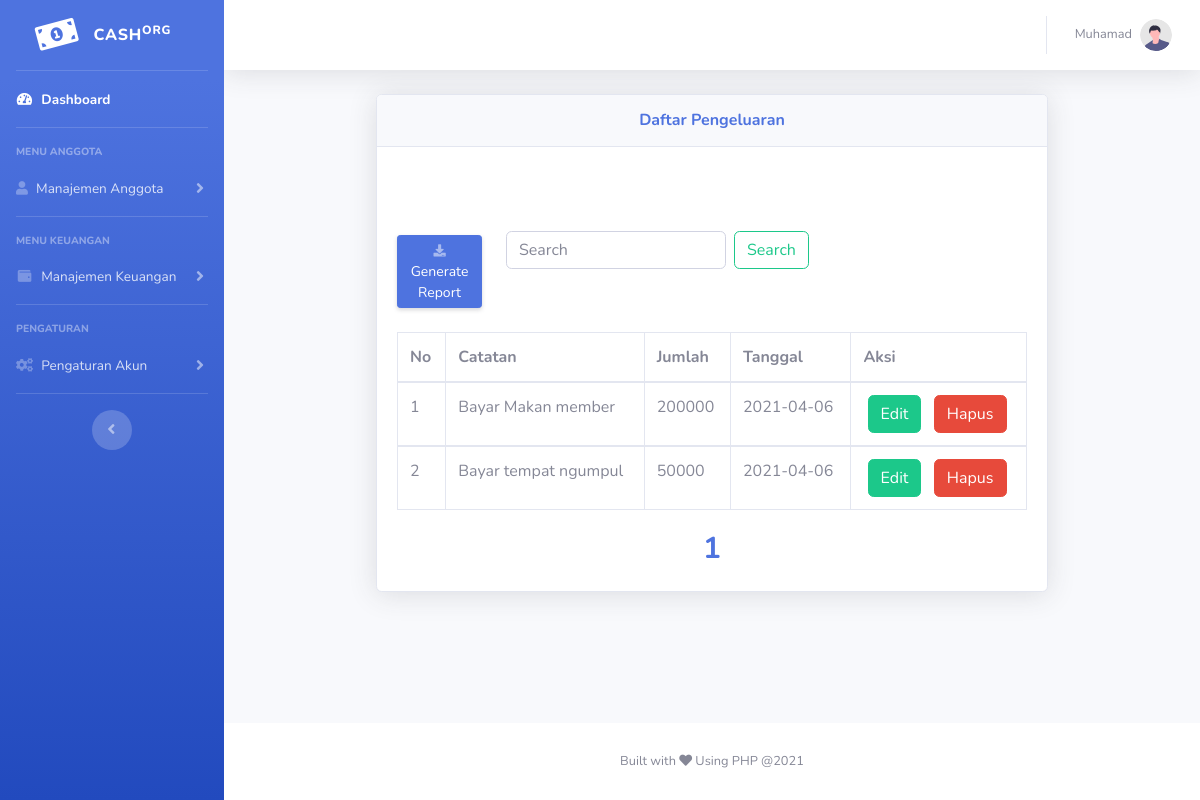
The page /dashboard/daftar_pengeluaran.php (signed in) on the database its author committed.
### tables this page shows
CREATE TABLE `cash_catatan` (
  `id` int(11) NOT NULL,
  `catatan` varchar(255) NOT NULL,
  `nominal_uang` int(100) NOT NULL,
  `tanggal` date NOT NULL,
  `code_uniq` varchar(255) NOT NULL
);

### dashboard/daftar_pengeluaran.php (the view, shortened to what this page needs)
<?php
$db = database::connect();
$jumlahDataPerhalaman = 5;
$query = $db->prepare("SELECT * FROM cash_catatan");
$query->execute();
$jumlahData = $query->rowCount();
$jumlahHalama = ceil($jumlahData / $jumlahDataPerhalaman);
    if(isset($_GET['p'])){
        $halamanAktif = $_GET['p'];
    }else{
        $halamanAktif = 1;
    }
$awaldata = ($jumlahDataPerhalaman * $halamanAktif) - $jumlahDataPerhalaman;
$tampil_data = $db->prepare("SELECT * FROM cash_catatan ORDER BY id DESC LIMIT $awaldata, $jumlahDataPerhalaman");
$tampil_data->execute();
$pengeluaran = $tampil_data->fetchAll();
 ?>
<!DOCTYPE html>
<html lang="en">
<head>
    <link href="vendor/fontawesome-free/css/all.min.css" rel="stylesheet" type="text/css">
    <link href="css/sb-admin-2.min.css" rel="stylesheet">
</head>
<body id="page-top">
    <div id="wrapper">
        <ul class="navbar-nav bg-gradient-primary sidebar sidebar-dark accordion" id="accordionSidebar">
            <a class="sidebar-brand d-flex align-items-center justify-content-center" href="index.php">
                <div class="sidebar-brand-icon rotate-n-15">
                    <i class="fas fa-money-bill-alt"></i>
                </div>
                <div class="sidebar-brand-text mx-3">Cash<sup>org</sup></div>
            </a>
            <hr class="sidebar-divider my-0">
            <li class="nav-item active">
                <a class="nav-link" href="index.php">
                    <i class="fas fa-fw fa-tachometer-alt"></i>
                    <span>Dashboard</span></a>
            </li>
            <hr class="sidebar-divider">
            <div class="sidebar-heading">
                Menu Anggota
            </div>
            <li class="nav-item">
                <a class="nav-link collapsed" href="#" data-toggle="collapse" data-target="#collapseTwo"
                    aria-expanded="true" aria-controls="collapseTwo">
                    <i class="fas fa-user fa-cog"></i>
                    <span>Manajemen Anggota</span>
                </a>
            </li>
            <hr class="sidebar-divider">
            <div class="sidebar-heading">
                Menu Keuangan
            </div>
            <li class="nav-item">
                <a class="nav-link collapsed" href="#" data-toggle="collapse" data-target="#collapsePages"
                    aria-expanded="true" aria-controls="collapsePages">
                    <i class="fas fa-fw fa-wallet"></i>
                    <span>Manajemen Keuangan</span>
                </a>
            </li>
            <hr class="sidebar-divider">
            <div class="sidebar-heading">
                Pengaturan
            </div>
            <li class="nav-item">
                <a class="nav-link collapsed" href="#" data-toggle="collapse" data-target="#collapseCon"
                    aria-expanded="true" aria-controls="collapsePages">
                    <i class="fas fa-fw fa-cogs"></i>
                    <span>Pengaturan Akun</span>
                </a>
            </li>
            <hr class="sidebar-divider d-none d-md-block">
            <div class="text-center d-none d-md-inline">
                <button class="rounded-circle border-0" id="sidebarToggle"></button>
            </div>
        </ul>
        <div id="content-wrapper" class="d-flex flex-column">
            <div id="content">
                <nav class="navbar navbar-expand navbar-light bg-white topbar mb-4 static-top shadow">
                    <ul class="navbar-nav ml-auto">
                        <li class="nav-item dropdown no-arrow">
                            <a class="nav-link dropdown-toggle" href="#" id="userDropdown" role="button"
                                data-toggle="dropdown" aria-haspopup="true" aria-expanded="false">
                                <span class="mr-2 d-none d-lg-inline text-gray-600 small"><?php echo $_SESSION['nama']; ?></span>
                                <img class="img-profile rounded-circle"
                                    src="img/undraw_profile.svg">
                            </a>
                        </li>
                    </ul>
                </nav>
                <div class="container-fluid">
                    <center>
                    <div class="col-md-9 justify-content-center">
                   <div class="card shadow mb-5">
                        <div class="card-header py-3">
                            <h6 class="m-0 font-weight-bold text-primary">Daftar Pengeluaran</h6>
                        </div>
                        <div class="card-body">
                                <div class="row mt-3">
                             <div class="col-md-2  mt-4">
                                <h7 class="m-0 font-weight-bold"></h7><br>
                                <a href="export_catatan.php" class="d-none d-sm-inline-block btn btn-sm btn-primary shadow-sm mt-1"><i class="fas fa-download fa-sm text-white-50"></i> Generate Report</a>
                             </div>
                             <div class="col-md-8 mt-5 ">
                               <form class="form-inline my-2 my-lg-0" action="search_pengeluaran.php" method="get" name='cari'>
                                     <input class="form-control mr-sm-2" type="search" placeholder="Search" aria-label="Search" name='cari'  required>
                                     <button class="btn btn-outline-success my-2 my-sm-0" type="submit">Search</button>
                                   </form>
                             </div>
                             </div>
                             <br>
                            <div class="table-responsive d-flex">
                                <table class="table table-bordered" id="dataTable" width="100%" cellspacing="0">
                                    <thead>
                                        <?php $no = 1; ?>
                                        <tr >
                                            <th>No</th>
                                            <th>Catatan</th>
                                            <th>Jumlah</th>
                                            <th>Tanggal</th>
                                            <th>Aksi</th>
                                        </tr>
                                    </thead>
                                    <?php foreach ($pengeluaran as $data_catatan) : ?>
                                    <tbody>
                                        <tr>
                                            <td><?php echo $no; ?></td>
                                            <td><?php echo $data_catatan['catatan']; ?></td>
                                            <td><?php echo $data_catatan['nominal_uang']; ?></td>
                                            <td><?php echo $data_catatan['tanggal']; ?></td>
                                            <td>&nbsp;<a href="edit_pengeluaran.php?catatan=<?php echo $data_catatan['code_uniq']; ?>"><button type="button" class="btn btn-success">Edit</button></a>
                                                &nbsp; <a href="hapus_data.php?catatan=<?php echo $data_catatan['code_uniq'];  ?>"><button type="button" class="btn btn-danger" onclick="return confirm('Apakah Anda Yakin?')">Hapus</button></a>
                                            </td>
                                        </tr>
                                    </tbody>
                                    <?php $no++; ?>
                                <?php endforeach; ?>
                                </table>
                            </div>
                                <?php for($i = 1; $i <= $jumlahHalama; $i++) : ?>
                                    <?php if($i == $halamanAktif) : ?>
                                        <a href="?p=<?php echo $i ?>" style="font-weight: bold;font-size: 30px;"><?php echo $i; ?></a>
                                    <?php else : ?>
                                        <a href="?p=<?php echo $i; ?>"><?php echo $i; ?></a>
                                    <?php endif; ?>
                                <?php endfor; ?>
                        </div>
                    </div>
                    </div>
                    </center>
                </div>
            </div>
            <footer class="sticky-footer bg-white">
                <div class="container my-auto">
                    <div class="copyright text-center my-auto">
                        <span>Built with <i class="fas fa-heart"></i> Using PHP @<?php echo date('Y'); ?></span>
                    </div>
                </div>
            </footer>
        </div>
    </div>
</body>
</html>

### rows shown on the page
cash_catatan: catatan "Bayar Makan member", nominal_uang "200000", tanggal "2021-04-06"
cash_catatan: catatan "Bayar tempat ngumpul", nominal_uang "50000", tanggal "2021-04-06"

### other values the page prints
$_SESSION['nama'] "Muhamad"
